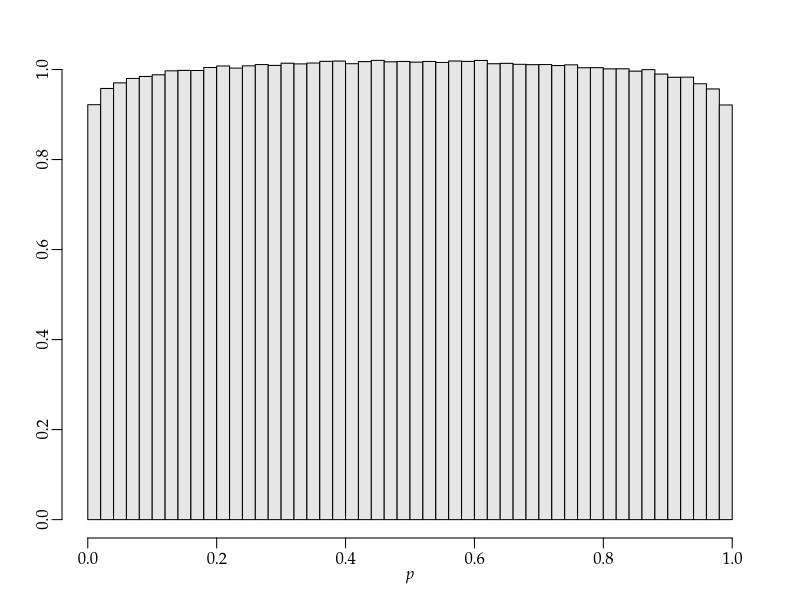

R code for this plot: (Note: this script raises an error after producing the figure.)
args = commandArgs()
basename = sub(".R$", "", sub("^--file=(.*/)?", "", args[grep("^--file=", args)]))
if (length(basename) != 0)
    pdf(file=paste0(basename, "_tmp.pdf"), colormodel="gray", width=4, height=4)
par(family="Palatino")
par(mgp=c(1.5,0.5,0)) # title and axis margins. default: c(3,1,0)
par(mar=c(3,3,2,2)+0.1) # bottom, left, top, right margins. default: c(5,4,4,2)+0.1

## n1 = 10
## n2 = 30
## fun = function() {
##   y1 = rnorm(n1, mean=0, sd=1.5)
##   y2 = rnorm(n2, mean=0, sd=1.0)
##   m1 = mean(y1)
##   m2 = mean(y2)
##   s1 = sqrt(var(y1) / n1)
##   s2 = sqrt(var(y2) / n2)
##   f = function(x) pt((x-m1)/s1, n1-1) * dt((x-m2)/s2, n2-1) / s2
##   integrate(f, -Inf, Inf)$value
## }
## p = replicate(10000000, fun())

p = rep((1:50)/50-1/100, c(
184367,191581,194075,196044,196914,197652,199415,199605,199571,200897,
201583,200629,201638,202198,201826,202810,202505,202890,203630,203753,
202582,203529,204067,203434,203580,203283,203599,203144,203796,203609,
204022,202568,202750,202320,202166,202197,201779,202090,200804,200821,
200286,200317,199290,199948,197981,196562,196598,193666,191372,184257))

hist(p, freq=FALSE, breaks=50,
     col=gray(0.9), main="", xlab=expression(italic(p)), ylab="")

dev.off()
embedFonts(paste0(basename, "_tmp.pdf"), outfile=paste0(basename, ".pdf"),
           options="-c \"<</NeverEmbed []>> setdistillerparams\" -f ")
